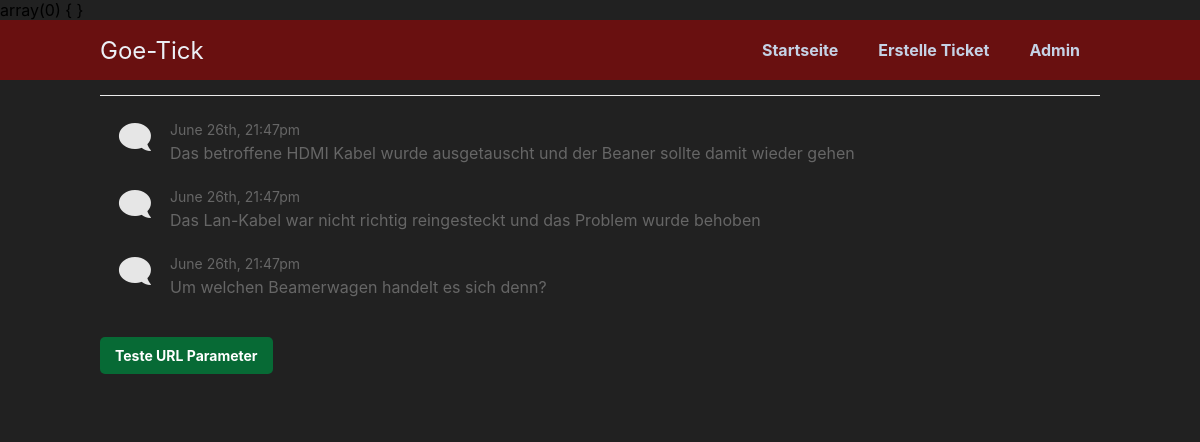
The app's page /testView.php with its own data.
### tables this page shows
CREATE TABLE `tickets_comments` (
  `kommentar_ID` int(11) NOT NULL,
  `ticket_ID` int(11) NOT NULL,
  `user_ID` int(11) NOT NULL,
  `kommentar` varchar(255) NOT NULL,
  `erstelldatum` int(11) NOT NULL DEFAULT current_timestamp()
);

### testView.php (the view, shortened to what this page needs)
<?php
include 'functions.php';
$pdo = pdo_connect_mysql();
var_dump($_SESSION);
$stmt_comment = $pdo -> prepare('SELECT kommentar, erstelldatum from tickets_comments');
$stmt_comment->execute();
$comments = $stmt_comment->fetchall(PDO::FETCH_ASSOC);
?>
<?=template_header('hilfe bei der fehlerfindung')?>
<div class="content view">
    <div class="comments">
        <?php foreach($comments as $comment): ?>
        <div class="comment">
            <div>
                <i class="fas fa-comment fa-2x"></i>
            </div>
            <p>
                <span><?=date('F dS, G:ia', strtotime($comment['erstelldatum']))?></span>
                <?=nl2br(htmlspecialchars($comment['kommentar'], ENT_QUOTES))?>
            </p>
        </div>
        <?php endforeach; ?>
        <div class="btns">
            <a href="Location: testView.php?id=" class="btn">Teste URL Parameter</a>
        </div>
    </div>
    <?=template_footer()?>

### stylesheet.css (style rules this page uses)
* { box-sizing: border-box; font-family: -apple-system, BlinkMacSystemFont, "segoe ui", roboto, oxygen, ubuntu, cantarell, "fira sans", "droid sans", "helvetica neue", Arial, sans-serif; font-size: 16px; -webkit-font-smoothing: antialiased; -moz-osx-font-smoothing: grayscale; }
body { background-color: #212121; margin: 0; }
.content { width: 1000px; margin: 0 auto; }
.btns { display: flex; }
.btns .btn { display: inline-block; text-decoration: none; background-color: #076a35; font-weight: bold; font-size: 14px; border-radius: 5px; color: #FFFFFF; padding: 10px 15px; margin: 15px 10px 15px 0; }
.view .comments { margin-top: 15px; border-top: 1px solid #ebebeb; padding: 25px 0; }
.view .comments .comment { display: flex; padding-bottom: 5px; }
.view .comments .comment div { display: flex; align-items: flex-start; justify-content: center; width: 70px; color: #e6e6e6; transform: scaleX(-1); }
.view .comments .comment p { margin: 0 0 20px 0; color: #666666; }
.view .comments .comment p span { display: flex; font-size: 14px; padding-bottom: 5px; color: #666666; }

### records on screen
tickets_comments: erstelldatum "June 26th, 21:47pm", kommentar "Das betroffene HDMI Kabel wurde ausgetauscht und der Beaner sollte damit wieder gehen"
tickets_comments: erstelldatum "June 26th, 21:47pm", kommentar "Das Lan-Kabel war nicht richtig reingesteckt und das Problem wurde behoben"
tickets_comments: erstelldatum "June 26th, 21:47pm", kommentar "Um welchen Beamerwagen handelt es sich denn?"
